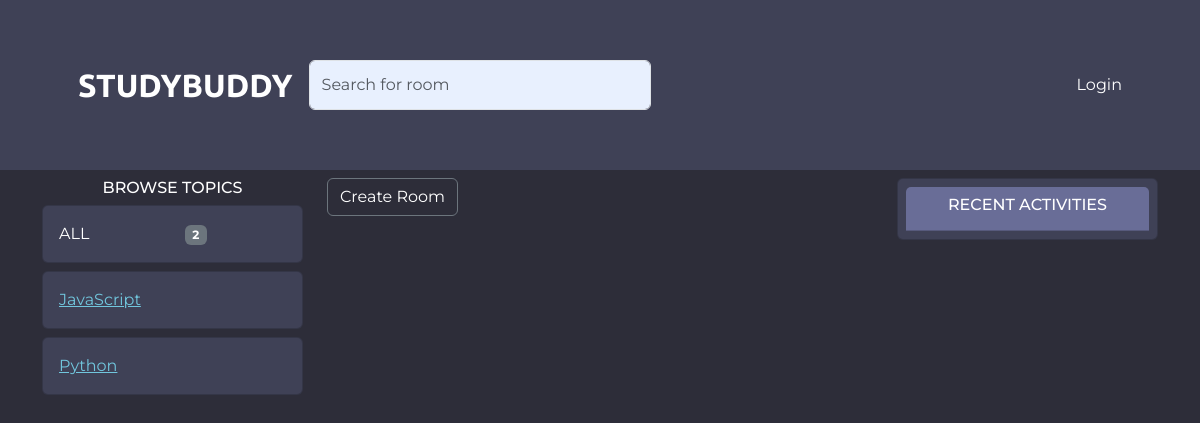
The page /?q=Django on the database as committed earlier.
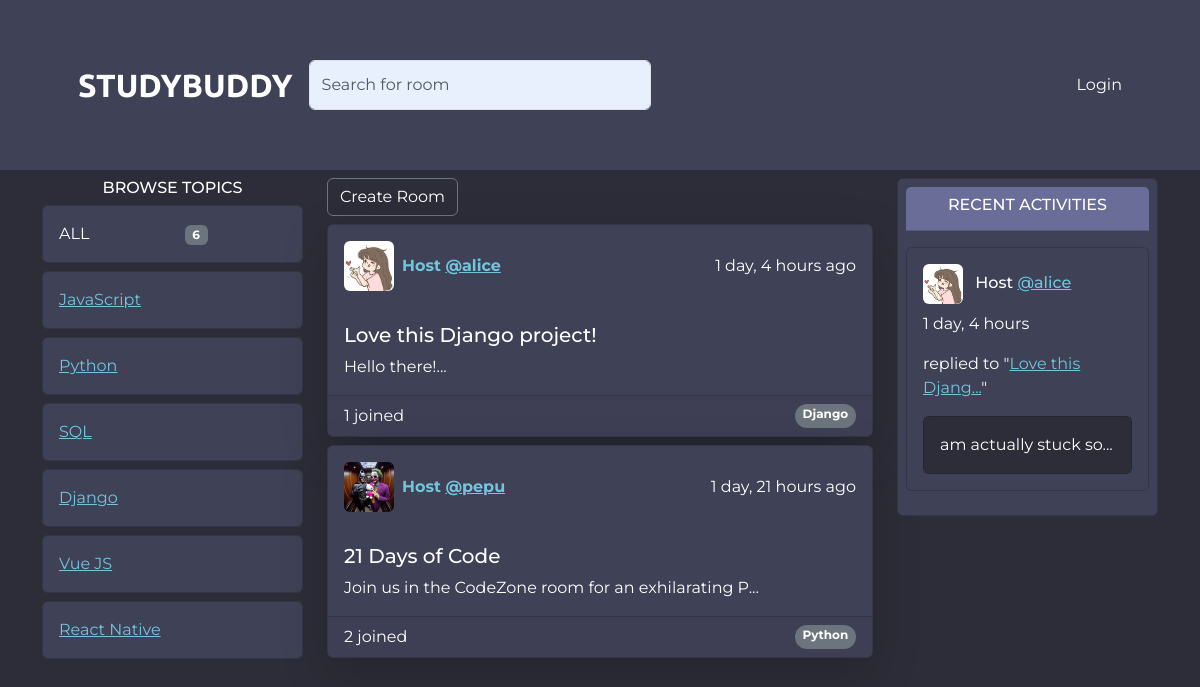
The same page on the database as committed later.
### base/models.py (models this page shows, shortened)
class Topic(models.Model):
    name = models.CharField(max_length=100)

class Room(models.Model):
    name =  models.CharField(max_length=100)
    topic = models.ForeignKey(Topic, on_delete=models.SET_NULL, null=True)
    description=  models.TextField(blank=True, null=True)
    host = models.ForeignKey(User, on_delete=models.SET_NULL, null=True)
    participants = models.ManyToManyField(User, related_name='participants', blank=True)
    updated = models.DateTimeField(auto_now=True)
    created = models.DateTimeField(auto_now_add=True)
    class Meta:
        ordering = ['-updated', '-created']
    def __str__(self) -> str:
        return self.description[:50]

class User(AbstractUser):
    name = models.CharField(max_length=100, null = True)
    email = models.EmailField(unique=True)
    bio = models.TextField(blank=True, null=True)
    avatar = models.ImageField(blank=True, null=True, default='profile.jpg')
    USERNAME_FIELD = 'email'
    REQUIRED_FIELDS = []

class Message(models.Model):
    user = models.ForeignKey(User, on_delete=models.CASCADE)
    room = models.ForeignKey(Room, on_delete=models.CASCADE)
    body = models.TextField(blank = True, null=True)
    updated = models.DateTimeField(auto_now=True)
    created = models.DateTimeField(auto_now_add=True)
    class Meta:
        ordering = ['-updated', '-created']

### base/views.py (the view)
# urls.py: path('', views.home, name='home'),
def home(request):
    q = request.GET.get('q') if request.GET.get('q') != None else ''
    rooms = Room.objects.filter(Q( topic__name__icontains=q ) |
                                Q(name__icontains=q) |
        Q(description__icontains=q))
    topics = Topic.objects.all()
    messages = Message.objects.filter(Q(room__topic__name__icontains=q)).order_by('-id')[:10]
    return render(request, 'base/home.html', {"rooms": rooms, 'topics': topics, 'messages': messages})

### base/templates/base/home.html (shortened to what this page needs)
{% extends 'main.html' %}
{% block content %}
<div class="container">
    <div class="row">
        <div class="col-lg-3 col-md-3 mt-2">
            <h6 class="text-center" style="font-weight: 500; color: #fff;">BROWSE TOPICS</h6 class="text-center">
            <div class="card" style="background-color: #3f4156;">
                <div class="card-body" >
                    <div class="row">
                        <div class="col" style="color: #fff;">
                            ALL
                        </div>
                        <div class="col text-right">
                            <span style="color: #fff;" class="badge text-bg-secondary">{{ topics.all.count }}</span>
                        </div>
                    </div>
                </div>
            </div>
            {% include 'base/topic_component.html' %}
        </div>
        <div class="col-lg-6 col-md-6 mt-2">
            <a class="btn btn-outline-secondary" style="color: #fff; color:#fff" href="{% url 'create_rooms' %}">Create Room</a>
            {% include 'base/room_component.html' %}
        </div>
        <div class="col-lg-3 col-md-3 mt-2">
            <div class="card p-2" style="background-color: #3f4156;">
                <div class="card-header" style="background-color: #696d97;">
                   <h6 class="text-center" style="font-weight: 500; color: #fff;" >RECENT ACTIVITIES</h6 class="text-center">
                </div>
                {% include 'base/activity_component.html' %}
            </div>
        </div>
    </div>
</div>
{% endblock %}

### base/templates/base/topic_component.html
{% for topic in topics %}
<div class="card mt-2" style="background-color: #3f4156;">
    <div class="card-body">
         <a href="{% url 'home' %}?q={{topic.name}}" style="color: #71c6dd;">{{ topic.name }}</a>
        </div>
    </div>
    {% endfor %}

### base/templates/base/room_component.html (shortened to what this page needs)
{% for room in rooms %}
<div class="card mt-2 mb-2  shadow shadow-lg" style="background-color:#3f4156;">
    <div class="card-body d-flex justify-content-between align-items-center">
        <img src="{{ room.host.avatar.url }}" style="width: 50px; height: 50px;"  class="rounded me-2" alt="...">
        <span class="text text-bold"><strong style="color: #71c6dd;">Host <a href="{% url  'user_profile' room.host.id %}" style="color: #71c6dd;" >@{{ room.host.username }}</a></strong></span>
        <span class="ms-auto" style="color: #fff;">{{ room.created | timesince }} ago</span>
    </div>
    <div class="card-body">
        <h5 class="card-title"><a href="{% url 'room' room.id %}" style="color: #fff; text-decoration: none;">{{ room.name }}</a></h5>
        <p class="card-text" style="color: #fff;">{{ room }}...</p>
    </div>
    <div class="card-footer text-muted d-flex justify-content-between">
        <span style="color: #fff;">{{ room.participants.all.count }} joined</span>
        <span class="badge rounded-pill text-bg-secondary">{{room.topic.name}}</span>
    </div>
</div>
{% endfor %}

### base/templates/base/activity_component.html
{% for message in messages %}
<div class="card mt-3 mb-3 " style="background-color: #3f4156;">
  <div class="card-body ">
      <h6 class="card-title" style="color: #fff;"><img src="{{ message.user.avatar.url}}" style=" width: 40px; height: 40px; " class="rounded me-2" alt="..."> Host <a href="{% url 'user_profile' message.user.id %}" style="color: #71c6dd;">@{{ message.user.username }}</a></h6>
      <p style="color: #fff;" >{{ message.created | timesince }}</p>
      <p class="card-text" style="color: #fff;">replied to "<a href="{% url 'room' message.room.id %}" style="color: #71c6dd;">{{ message.room.name | slice:":15" }}{%  if message.room.name|length > 20 %}...{% endif %}</a>"</p>
      <div class="card" style="background-color: #2d2d39; color:#2d2d39;">
        <div class="card-body" style="background-color: #2d2d39;">
          <span style="color: #fff">{{ message.body|slice:":20" }}{% if message.body|length > 20 %}...{% endif %}</span>
        </div>
      </div>
  </div>
</div>
{% endfor %}

Rows that differ between the two databases and show on the page:
added Topic: name "SQL"
added Topic: name "Django"
added Topic: name "Vue JS"
added Topic: name "React Native"
added Room: host.avatar (picture), host.username "alice", created "1 day, 4 hours", name "Love this Django project!", description "Hello there!", participants.all.count "1", topic.name "Django"
added Room: host.avatar (picture), host.username "pepu", created "1 day, 21 hours", name "21 Days of Code", description "Join us in the CodeZone room for an exhilarating P", participants.all.count "2", topic.name "Python"
added Message: user.avatar (picture), user.username "alice", created "1 day, 4 hours", room.name "Love this Djang", body "am actually stuck so"
Other text that changed with them:
{{ topics.all.count }}: "2" → "6"
